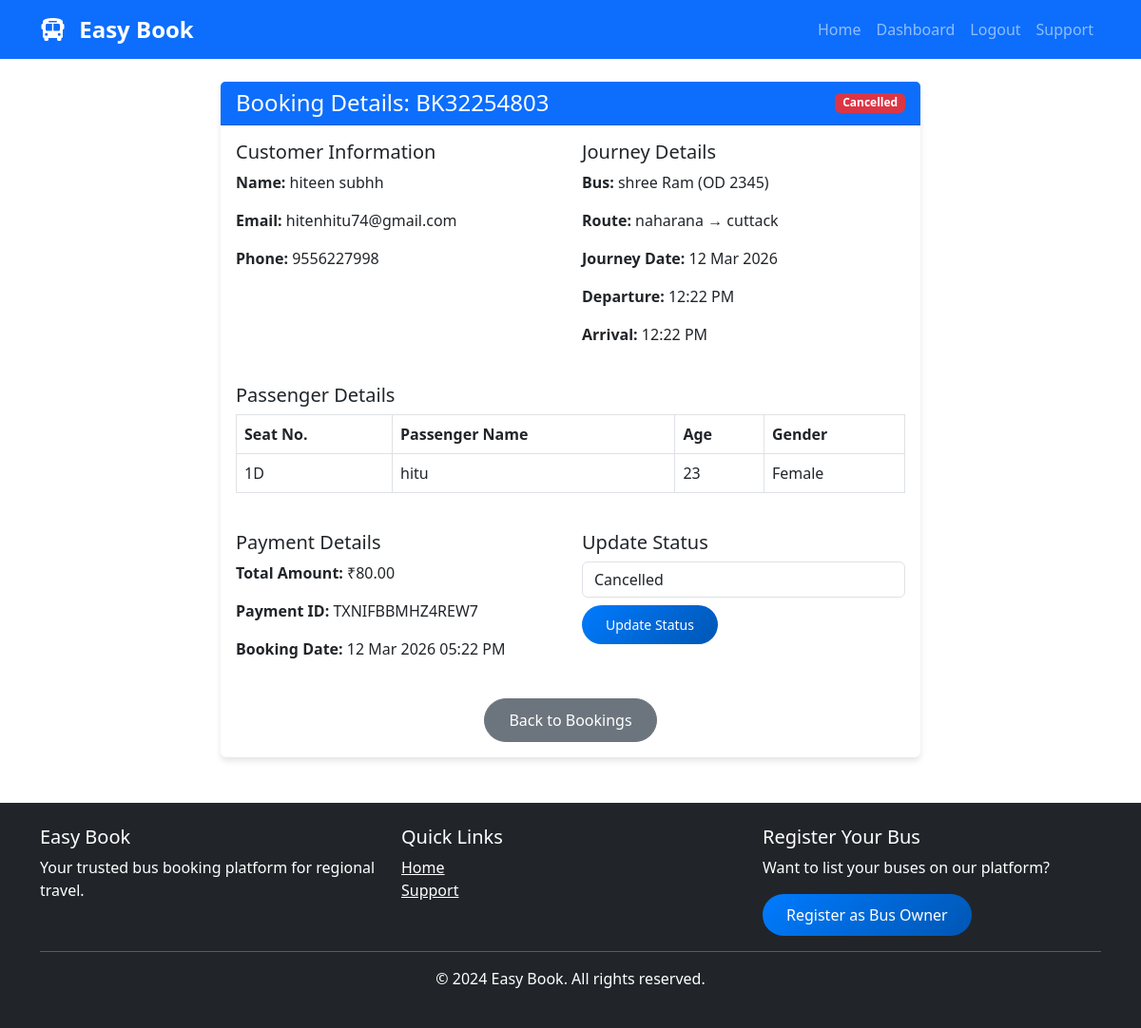
Page /bus-owner/booking/2/ (signed in) on the committed database.
### easybook/apps/bookings/models.py (models this page shows, shortened)
class Booking(models.Model):
    BOOKING_STATUS = (
        ('pending', 'Pending'),
        ('confirmed', 'Confirmed'),
        ('cancelled', 'Cancelled'),
        ('completed', 'Completed'),
    )
    user = models.ForeignKey(User, on_delete=models.CASCADE, limit_choices_to={'user_type': 'customer'}, related_name='customer_bookings')
    route = models.ForeignKey(Route, on_delete=models.CASCADE, related_name='route_bookings')
    booking_date = models.DateTimeField(auto_now_add=True)
    journey_date = models.DateField()
    total_amount = models.DecimalField(max_digits=10, decimal_places=2)
    status = models.CharField(max_length=20, choices=BOOKING_STATUS, default='pending')
    payment_id = models.CharField(max_length=100, blank=True, null=True)
    payment_method = models.CharField(max_length=50, blank=True, null=True)
    booking_reference = models.CharField(max_length=20, unique=True)

class BookedSeat(models.Model):
    GENDER_CHOICES = (
        ('M', 'Male'),
        ('F', 'Female'),
        ('O', 'Other'),
    )
    booking = models.ForeignKey(Booking, on_delete=models.CASCADE, related_name='booked_seats')
    seat = models.ForeignKey(Seat, on_delete=models.CASCADE, related_name='seat_bookings')
    passenger_name = models.CharField(max_length=100)
    passenger_age = models.IntegerField()
    passenger_gender = models.CharField(max_length=10, choices=GENDER_CHOICES)
    passenger_adhar = models.CharField(max_length=12, blank=True, null=True)
    class Meta:
        unique_together = ['booking', 'seat']

### easybook/apps/accounts/models.py (models this page shows, shortened)
class User(AbstractUser):
    USER_TYPES = (
        ('customer', 'Customer'),
        ('bus_owner', 'Bus Owner'),
        ('admin', 'Admin'),
    )
    user_type = models.CharField(max_length=20, choices=USER_TYPES, default='customer')
    phone = models.CharField(max_length=15, unique=True)
    email_verified = models.BooleanField(default=False)
    phone_verified = models.BooleanField(default=False)
    profile_pic = models.ImageField(upload_to='profile_pics/', null=True, blank=True)
    address = models.CharField(max_length=255, blank=True, null=True)
    city = models.CharField(max_length=100, blank=True, null=True)
    state = models.CharField(max_length=100, blank=True, null=True)
    pincode = models.CharField(max_length=10, blank=True, null=True)
    date_of_birth = models.DateField(null=True, blank=True)
    created_at = models.DateTimeField(auto_now_add=True)
    updated_at = models.DateTimeField(auto_now=True)
    groups = models.ManyToManyField(
        'auth.Group',
        verbose_name='groups',
        blank=True,
        help_text='The groups this user belongs to.',
        related_name="custom_user_set",
        related_query_name="custom_user",
    )
    user_permissions = models.ManyToManyField(
        'auth.Permission',
        verbose_name='user permissions',
        blank=True,
        help_text='Specific permissions for this user.',
        related_name="custom_user_set",
        related_query_name="custom_user",
    )

### easybook/apps/bus_owners/models.py (models this page shows, shortened)
class Route(models.Model):
    bus = models.ForeignKey(Bus, on_delete=models.CASCADE, related_name='routes')
    source = models.CharField(max_length=100)
    destination = models.CharField(max_length=100)
    departure_time = models.DateTimeField()
    arrival_time = models.DateTimeField()
    duration = models.CharField(max_length=50, help_text="e.g., 5 hours 30 mins", blank=True)
    fare = models.DecimalField(max_digits=10, decimal_places=2)
    available_seats = models.IntegerField()
    operating_days = models.CharField(max_length=100, help_text="Mon,Tue,Wed,Thu,Fri,Sat,Sun", default="All Days")

class Bus(models.Model):
    BUS_TYPES = (
        ('ac', 'AC'),
        ('non_ac', 'Non AC'),
        ('sleeper', 'Sleeper'),
        ('seater', 'Seater'),
        ('ac_sleeper', 'AC Sleeper'),
        ('luxury', 'Luxury'),
    )
    BUS_LAYOUTS = (
        ('2x2', '2 x 2 (4 seats per row)'),
        ('2x1', '2 x 1 (3 seats per row)'),
        ('1x2', '1 x 2 (3 seats per row)'),
        ('sleeper_2x1', 'Sleeper 2 x 1'),
        ('sleeper_1x1', 'Sleeper 1 x 1'),
    )
    owner = models.ForeignKey(User, on_delete=models.CASCADE, limit_choices_to={'user_type': 'bus_owner'}, related_name='buses')
    bus_name = models.CharField(max_length=100)
    bus_type = models.CharField(max_length=20, choices=BUS_TYPES)
    bus_number = models.CharField(max_length=20, unique=True)
    total_seats = models.IntegerField()
    seat_layout = models.CharField(max_length=20, choices=BUS_LAYOUTS, default='2x2')
    amenities = models.TextField(help_text="AC, WiFi, Charging point, etc.", blank=True)
    bus_image = models.ImageField(upload_to='bus_images/', null=True, blank=True)
    is_active = models.BooleanField(default=True)
    created_at = models.DateTimeField(auto_now_add=True)
    updated_at = models.DateTimeField(auto_now=True)

class Seat(models.Model):
    SEAT_TYPES = (
        ('window', 'Window'),
        ('aisle', 'Aisle'),
        ('middle', 'Middle'),
        ('sleeper_lower', 'Sleeper Lower'),
        ('sleeper_upper', 'Sleeper Upper'),
    )
    bus = models.ForeignKey(Bus, on_delete=models.CASCADE, related_name='seats')
    seat_number = models.CharField(max_length=10)
    seat_type = models.CharField(max_length=20, choices=SEAT_TYPES, default='window')
    seat_row = models.IntegerField()
    seat_column = models.IntegerField()
    is_active = models.BooleanField(default=True)
    class Meta:
        unique_together = ['bus', 'seat_number']
        ordering = ['seat_row', 'seat_column']

### easybook/apps/bus_owners/views.py (the view)
# urls.py: path('booking/<int:booking_id>/', views.booking_details, name='booking_details'),
@login_required
def booking_details(request, booking_id):
    if request.user.user_type != 'bus_owner':
        messages.error(request, 'Access denied. Bus owner only.')
        return redirect('home')
    booking = get_object_or_404(Booking, id=booking_id, route__bus__owner=request.user)
    booked_seats = booking.booked_seats.all()
    return render(request, 'bus_owner/booking_details.html', {
        'booking': booking,
        'booked_seats': booked_seats
    })

### templates/bus_owner/booking_details.html (shortened to what this page needs)
{% extends 'base.html' %}
{% block content %}
<div class="container mt-4">
    <div class="row">
        <div class="col-md-8 offset-md-2">
            <div class="card">
                <div class="card-header bg-primary text-white d-flex justify-content-between align-items-center">
                    <h4 class="mb-0">Booking Details: {{ booking.booking_reference }}</h4>
                    <span class="badge {% if booking.status == 'confirmed' %}bg-success{% elif booking.status == 'cancelled' %}bg-danger{% else %}bg-warning{% endif %}">
                        {{ booking.status|title }}
                    </span>
                </div>
                <div class="card-body">
                    <div class="row mb-4">
                        <div class="col-md-6">
                            <h5>Customer Information</h5>
                            <p><strong>Name:</strong> {{ booking.user.get_full_name|default:booking.user.username }}</p>
                            <p><strong>Email:</strong> {{ booking.user.email }}</p>
                            <p><strong>Phone:</strong> {{ booking.user.phone }}</p>
                        </div>
                        <div class="col-md-6">
                            <h5>Journey Details</h5>
                            <p><strong>Bus:</strong> {{ booking.route.bus.bus_name }} ({{ booking.route.bus.bus_number }})</p>
                            <p><strong>Route:</strong> {{ booking.route.source }} → {{ booking.route.destination }}</p>
                            <p><strong>Journey Date:</strong> {{ booking.journey_date|date:"d M Y" }}</p>
                            <p><strong>Departure:</strong> {{ booking.route.departure_time|date:"h:i A" }}</p>
                            <p><strong>Arrival:</strong> {{ booking.route.arrival_time|date:"h:i A" }}</p>
                        </div>
                    </div>
                    <div class="row mb-4">
                        <div class="col-12">
                            <h5>Passenger Details</h5>
                            <table class="table table-bordered">
                                <thead>
                                    <tr>
                                        <th>Seat No.</th>
                                        <th>Passenger Name</th>
                                        <th>Age</th>
                                        <th>Gender</th>
                                    </tr>
                                </thead>
                                <tbody>
                                    {% for seat in booked_seats %}
                                    <tr>
                                        <td>{{ seat.seat.seat_number }}</td>
                                        <td>{{ seat.passenger_name }}</td>
                                        <td>{{ seat.passenger_age }}</td>
                                        <td>{{ seat.get_passenger_gender_display }}</td>
                                    </tr>
                                    {% endfor %}
                                </tbody>
                            </table>
                        </div>
                    </div>
                    <div class="row">
                        <div class="col-md-6">
                            <h5>Payment Details</h5>
                            <p><strong>Total Amount:</strong> ₹{{ booking.total_amount }}</p>
                            <p><strong>Payment ID:</strong> {{ booking.payment_id|default:"N/A" }}</p>
                            <p><strong>Booking Date:</strong> {{ booking.booking_date|date:"d M Y h:i A" }}</p>
                        </div>
                        <div class="col-md-6">
                            <h5>Update Status</h5>
                            <form method="POST" action="{% url 'update_booking_status' booking.id %}">
                                <select name="status" class="form-control mb-2">
                                    <option value="cancelled" {% if booking.status == 'cancelled' %}selected{% endif %}>Cancelled</option>
                                </select>
                                <button type="submit" class="btn btn-primary btn-sm">Update Status</button>
                            </form>
                        </div>
                    </div>
                    <div class="text-center mt-4">
                        <a href="{% url 'bus_bookings' %}" class="btn btn-secondary">Back to Bookings</a>
                    </div>
                </div>
            </div>
        </div>
    </div>
</div>
{% endblock %}

### static/css/style.css (style rules this page uses)
:root { --primary-color: #007bff; --secondary-color: #6c757d; }
body { font-family: 'Segoe UI', Tahoma, Geneva, Verdana, sans-serif; min-height: 100vh; display: flex; flex-direction: column; }
.card { border: none; box-shadow: 0 4px 6px rgba(0,0,0,.1); transition: transform 0.3s ease; }
.btn { border-radius: 25px; padding: 10px 25px; }
.btn-primary { background: linear-gradient(135deg, #007bff, #0056b3); border: none; }

### rows in the picture
Booking: booking_reference "BK32254803", status "Cancelled", user.get_full_name "hiteen subhh", user.email "hitenhitu74@gmail.com", user.phone "9556227998", route.bus.bus_name "shree Ram", route.bus.bus_number "OD 2345", route.source "naharana", route.destination "cuttack", journey_date "12 Mar 2026", route.departure_time "12:22 PM", route.arrival_time "12:22 PM", total_amount "80.00", payment_id "TXNIFBBMHZ4REW7", booking_date "12 Mar 2026 05:22 PM"
BookedSeat: seat.seat_number "1D", passenger_name "hitu", passenger_age "23", passenger_gender "Female"
